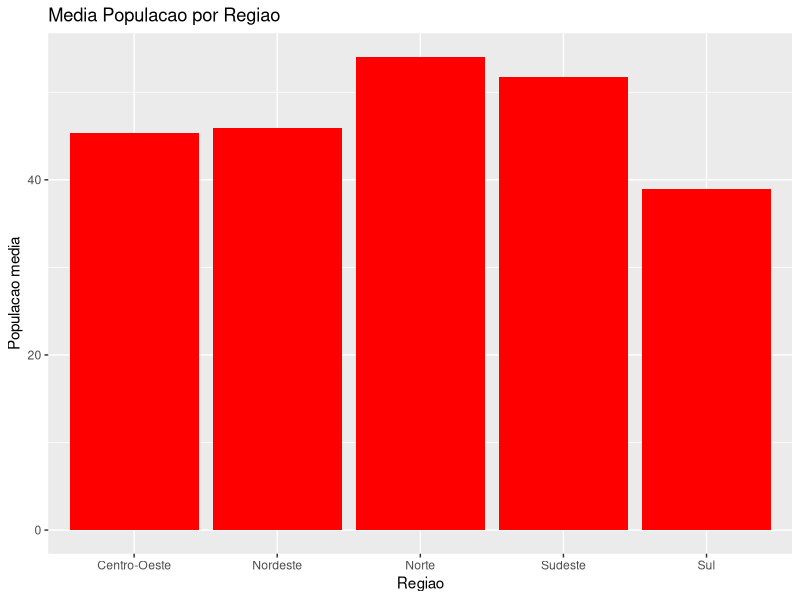
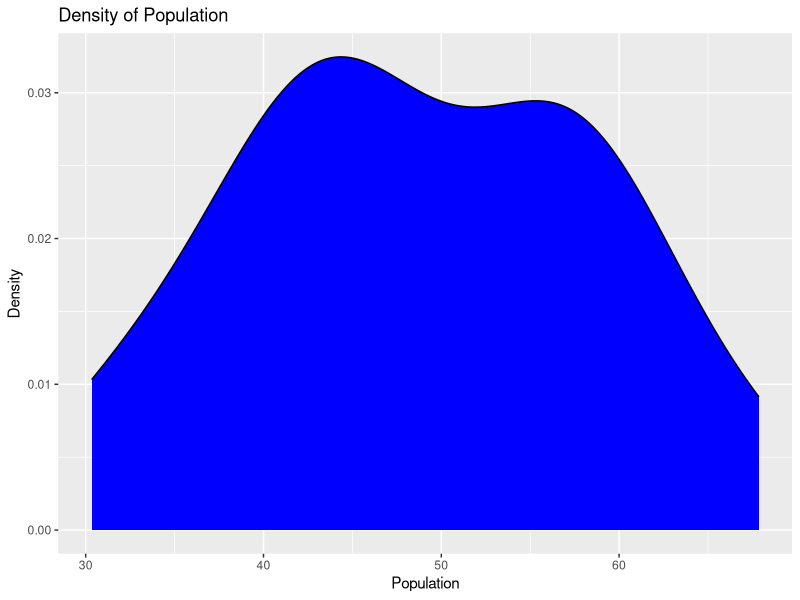
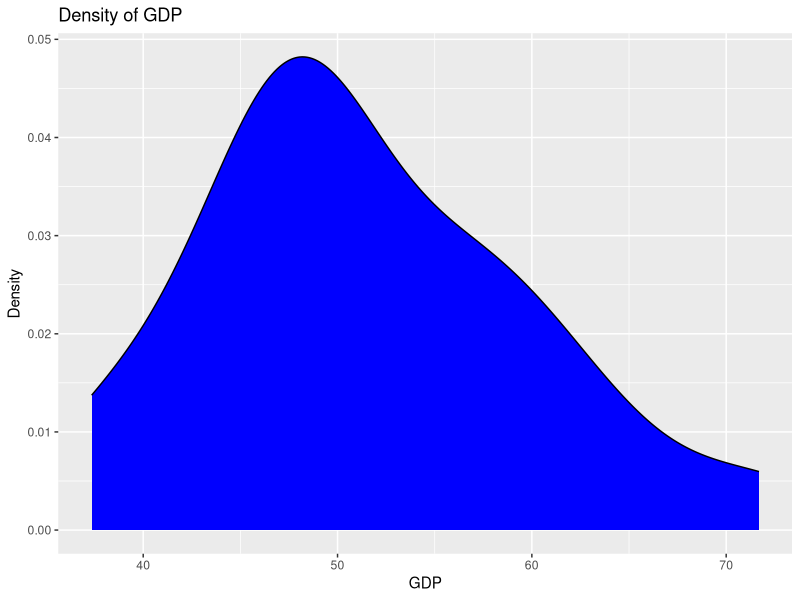
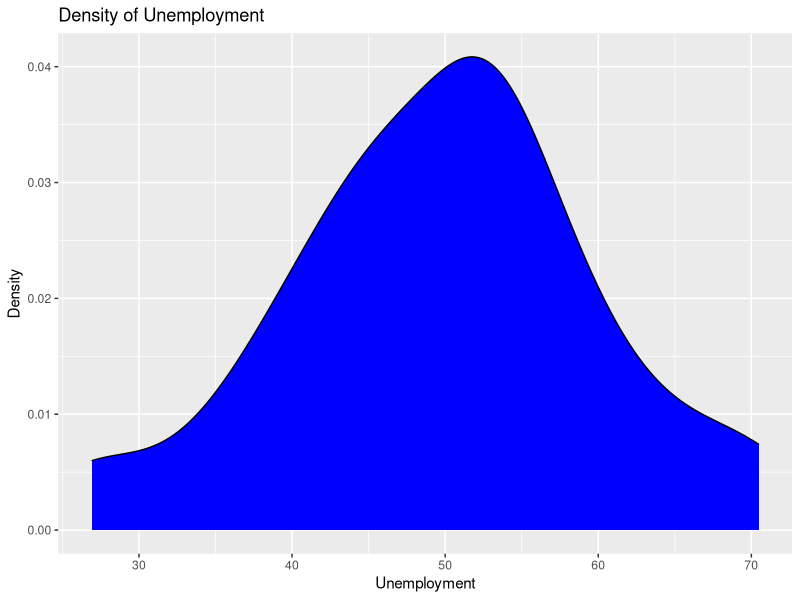
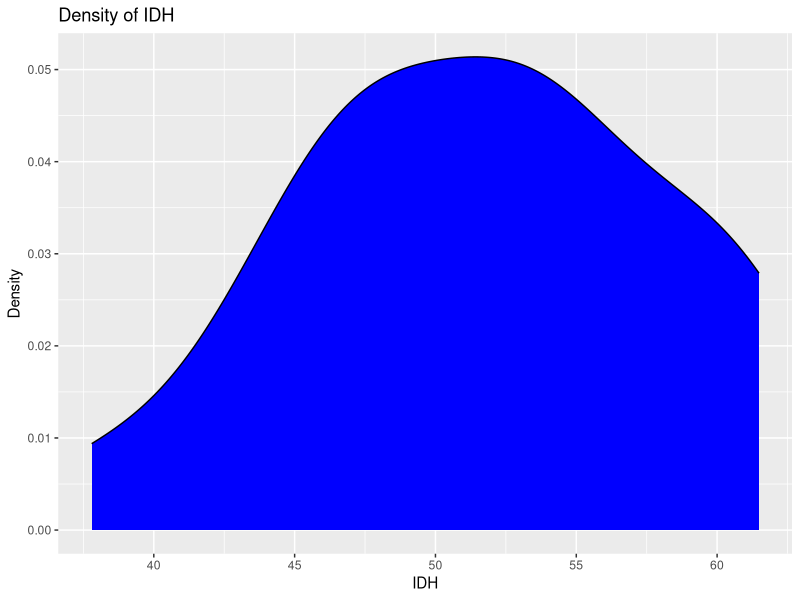

Here is the R script that generated these plots, in order:
##########################################################################
### 8) Exercicios - Aula 2
##########################################################################

##########################################################################
# a) Crie uma matriz com 20 observações. 
##########################################################################


#-- Definindo tamanho da matriz

set.seed(123)
num_observations <- 20
num_variables <- 4

#-- Gerando variavel categorica 1 -> Regiao do país

regions <- c("Norte", "Nordeste", "Sudeste", "Sul", "Centro-Oeste")
categorical_data <- sample(regions, num_observations, replace = TRUE)

#-- Gerando variavel categorica 1 -> Cidades (fictícias)

city_names <- c("Aqua Vista", "Belle Haven", "Cedarwood", "Daisyville", "Emerald Bay",
                "Fountain Springs", "Golden Meadows", "Harmony Falls", "Ivory Haven", "Jasmine Ridge",
                "Lavender Ridge", "Maplewood", "Nova Bay", "Oasis Springs", "Peachtree", "Quartzville",
                "Riverbend", "Sapphire City", "Topaz Springs", "Umbra Vista")


#-- Gerando variaveis numéricas -> criando 4 variaveis numericas a partir de uma distribuição normal com media 50 e desvio padrao 10

quantitative_data <- matrix(rnorm(num_observations * num_variables, mean = 50, sd = 10), ncol = num_variables)

#-- Juntando todas as variaveis em um dataframe (melhor do que uma matriz)

df <- data.frame(Regiao = categorical_data,
                             Cidade = sample(city_names, num_observations, replace = TRUE),
                             Populacao = quantitative_data[, 1],
                             PIB = quantitative_data[, 2],
                             Desemprego = quantitative_data[, 3],
                             IDH = quantitative_data[, 4])

df

##########################################################################
# b) Faça um tipo de agregaçãoo para alguma variavel categorica que voce criou. -> Nessa agregacao, consolide as informacoes quantitativas por N, media e desvio padrao.
##########################################################################

library(plyr)

agg_stats <- ddply(df, c("Regiao"), summarise,
                   N    = length(Populacao),
                   Mean_Populacao = mean(Populacao),
                   SD_Populacao   = sd(Populacao),
                   SE_Populacao   = SD_Populacao / sqrt(N)
)

print(agg_stats)

##########################################################################
# c) Crie uma variavel condicional 
##########################################################################

#-- Criando variavel que diz se a população da cidade é alta ou baixa

library(dplyr)

df <- df %>%
  mutate(Populacao_Categoria = ifelse(Populacao > 60, "Alta", "Baixa"))

print(df)


##########################################################################
# d) Crie alguns graficos
##########################################################################


library(ggplot2)

#-- Grafico de barras com a media de populaçao por regiao

ggplot(df, aes(x = Regiao, y = Populacao)) +
  geom_bar(stat = "summary", fun = "mean", fill = "red") +
  labs(title = "Media Populacao por Regiao", x = "Regiao", y = "Populacao media")


#-- Distribuição de valores nas variaveis numericas

ggplot(df, aes(x = Populacao)) +
  geom_density(fill = "blue", color = "black") +
  labs(title = "Density of Population", x = "Population", y = "Density")

ggplot(df, aes(x = PIB)) +
  geom_density(fill = "blue", color = "black") +
  labs(title = "Density of GDP", x = "GDP", y = "Density")

ggplot(df, aes(x = Desemprego)) +
  geom_density(fill = "blue", color = "black") +
  labs(title = "Density of Unemployment", x = "Unemployment", y = "Density")

ggplot(df, aes(x = IDH)) +
  geom_density(fill = "blue", color = "black") +
  labs(title = "Density of IDH", x = "IDH", y = "Density")


##########################################################################
# e) Crie uma segunda matriz. --> Essa matriz deve ser criada com um elemento identificador no qual sera utilizado para um merge com a matriz criada na letra "a"
##########################################################################

set.seed(456)  
num_observations <- 20

city_matrix <- data.frame(Cidade = df$Cidade,
                          Altitude = rnorm(num_observations, mean = 10, sd = 2))

#-- Dando mesmo nome à coluna com o nome Cidade

colnames(city_matrix)[1] <- "Cidade"

##########################################################################
# f) Aplique um merge: Matriz criada na letra "a" com a matriz criada na letra "e".
##########################################################################


merged_matrix <- merge(df, city_matrix, by = "Cidade", all.x = TRUE)

print(merged_matrix)